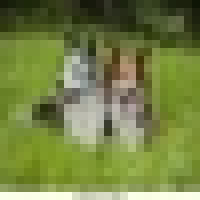
#> input picture resized/cane/OIP-2EvaXk6PG-nKvAfygNts0gHaFKresized.jpg, 25 x 25 px (shown 8 times larger); its folder holds 4 pictures in this run
$ python 'PCA Based Image Classifier.py'
#> lines starting #> are read from the running program, lines starting #| are printed output that depends on the picture
#!/usr/bin/env python
# coding: utf-8

# In[1206]:

'''Shreyash Shrivastava
    1001397477'''

from PIL import Image
import numpy as np
import matplotlib.pyplot as plt
import pandas as pd
import glob


def open_imgs_set(path, matrix):
#> called with path = 'resized/cane/*.jpg'
    count = 0
    for filename in glob.glob(path):
        # 3-D array from an image
        img_data_3d = np.asarray(Image.open(filename))
#> img_data_3d is the input picture: shape (25, 25, 3); mean R, G, B 116.6, 129.7, 68.5
        if img_data_3d.shape == (25, 25, 3):
            # From 3-D array to 1-D array: converting single image into 1-D array of size n (int this case n=154587)
            img_data_1d = img_data_3d.ravel()
#> img_data_1d = 1875 values, max 255 at index 1801, min 4 at index 578, mean 105
            #  Preparing matrix n_photo*154587
            matrix.append(img_data_1d)
            if count == 400:
                break
            count += 1
    return matrix


def get_X_Y_values(filename, label):  # PCA Dimesnsion Reduction for each dataset
    pca_data = []
    x = []

    x = open_imgs_set(filename, x)

    pca_data.append(x)

    pca_data = np.array(pca_data)

    # print(len(pca_data[0][0,:])) # Extracting a row (20 X 20 X 3)
    # print(len(pca_data[0][:,0])) # Extracting a col (number of images)

    row_length = len(pca_data[0][0, :])  # 1200
    col_length = len(pca_data[0][:, 0])  # images = 3

    # Computing the d dimensional mean vector
    mean_vector = []
    for y in range(len(pca_data[0][:, 0])):
        mean_vector.append(np.mean(pca_data[0][y, :]))

    # Computing the scatter matrix
    scatter_matrix = np.zeros((row_length, row_length))
#> scatter_matrix: shape (1875, 1875) float64; every value is 0
    for i in range(pca_data.shape[1]):
        scatter_matrix += (pca_data[:, i].reshape(row_length, 1) - mean_vector).dot(
            (pca_data[:, i].reshape(row_length, 1) - mean_vector).T)
#> this loop made 4 passes
#> pass 1, in get_X_Y_values, `scatter_matrix += (pca_data[:, i].reshape(row_length, 1) - mean_vector..`:
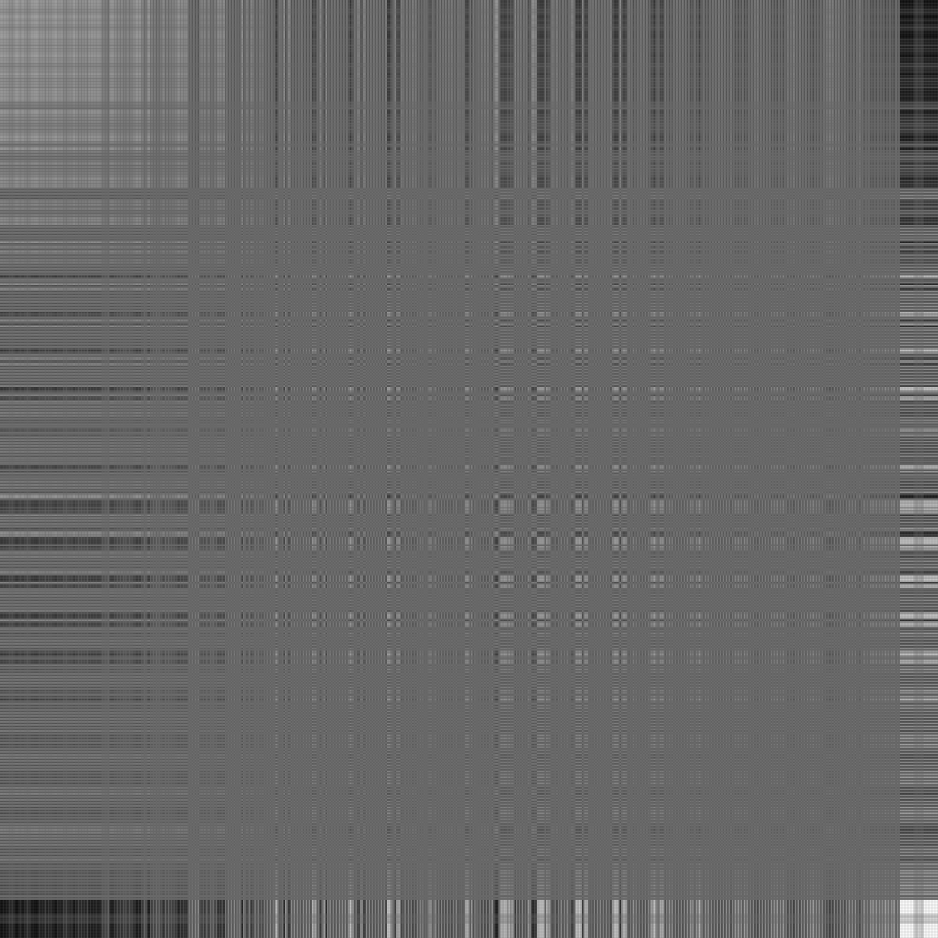
#> scatter_matrix: shape (1875, 1875) float64 (shown at 1/2 size); min -59128.6, max 90044.2, mean 1750.6; drawn with min black and max white
#> pass 2, in get_X_Y_values, `scatter_matrix += (pca_data[:, i].reshape(row_length, 1) - mean_vector..`:
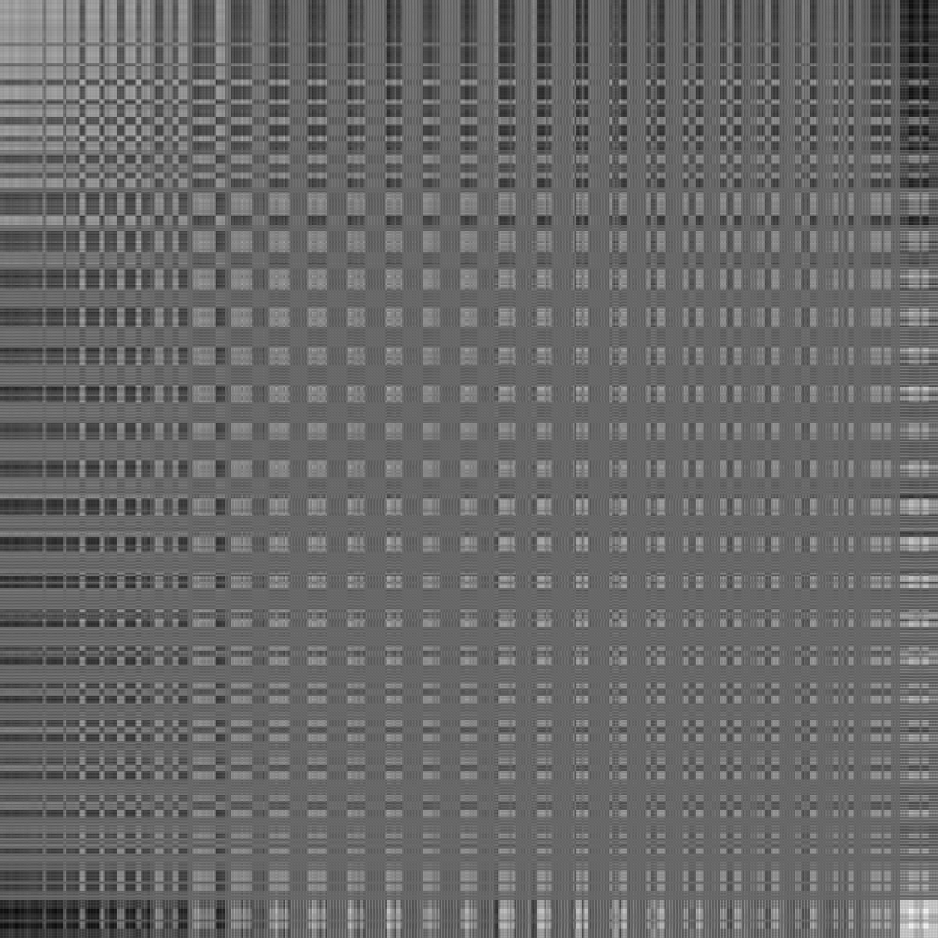
#> scatter_matrix: shape (1875, 1875) float64 (shown at 1/2 size); min -85956.9, max 133558.4, mean 4547; drawn with min black and max white
#> pass 3, in get_X_Y_values, `scatter_matrix += (pca_data[:, i].reshape(row_length, 1) - mean_vector..`:
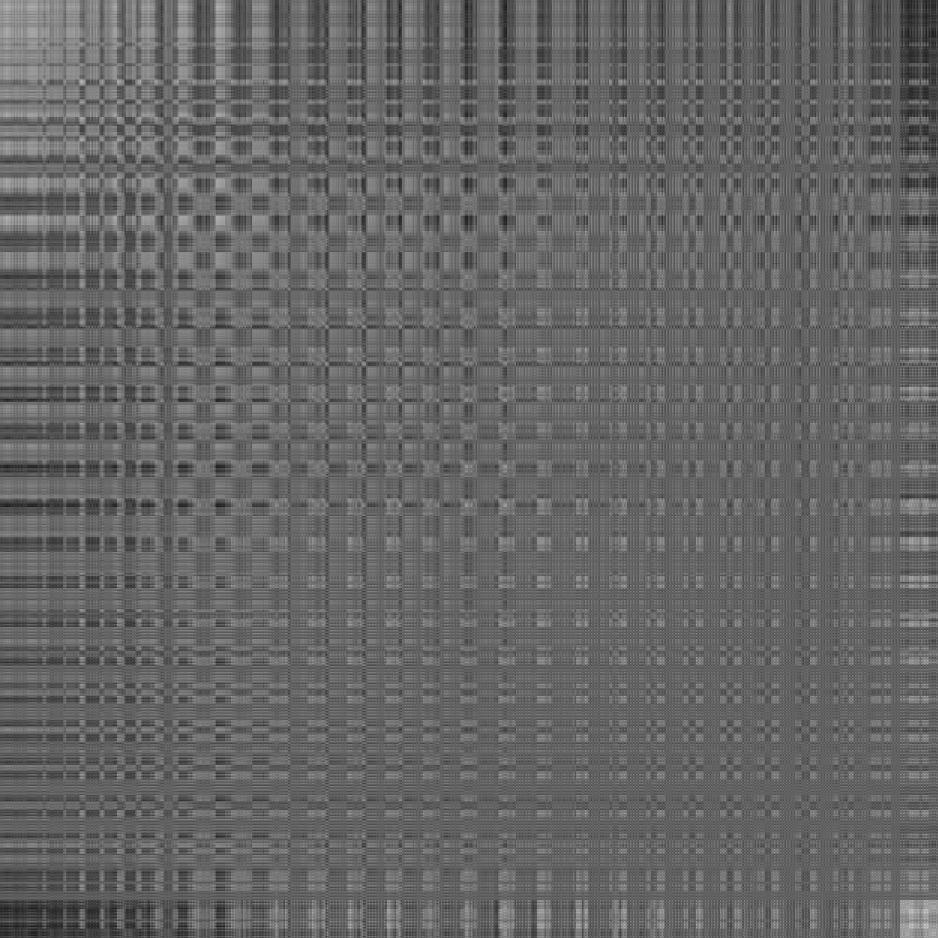
#> scatter_matrix: shape (1875, 1875) float64 (shown at 1/2 size); min -123908.7, max 214096.8, mean 11060.4; drawn with min black and max white
#> after the loop:
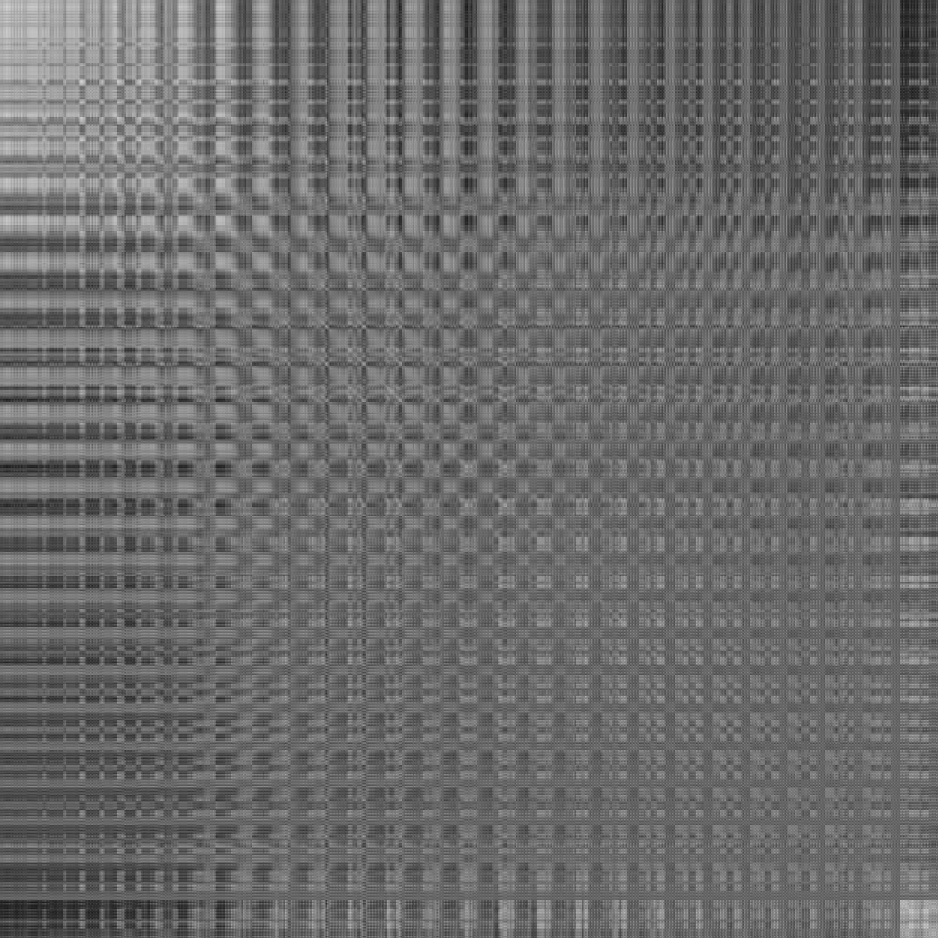
#> scatter_matrix: shape (1875, 1875) float64 (shown at 1/2 size); min -133174.7, max 215848.7, mean 13935.4; drawn with min black and max white
    # print('Scatter Matrix:\n', scatter_matrix)

    # Computing the eigenvectors and eigenvalues from the scatter matrix
    eig_val_sc, eig_vec_sc = np.linalg.eigh(scatter_matrix)
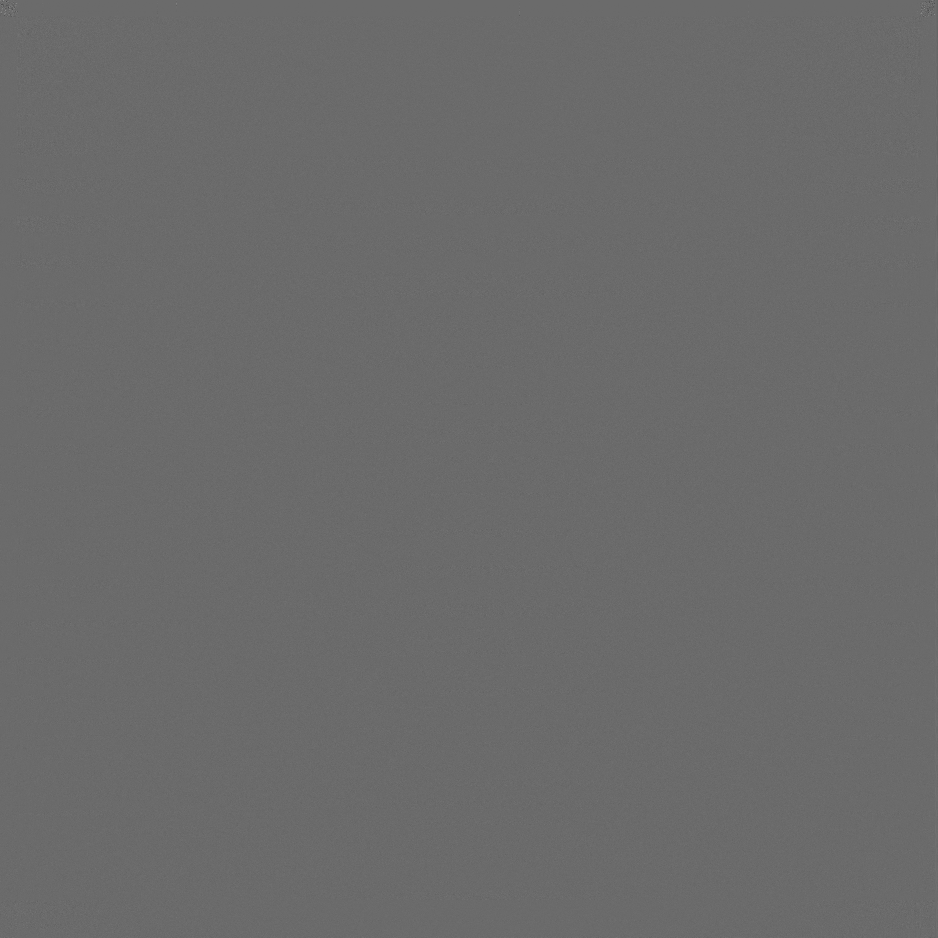
#> eig_vec_sc: shape (1875, 1875) float64 (shown at 1/2 size); min -0.71, max 0.98, mean 1.15e-05; drawn with min black and max white

    # Getting eigen pairs and sorting them
    eig_pairs = [(np.abs(eig_val_sc[i]), eig_vec_sc[:, i]) for i in range(len(eig_val_sc))]
    eig_pairs.sort(key=lambda x: x[0], reverse=True)

    # Choosing K eigen vectors with largest values (3PC's)
    matrix_w = np.hstack((eig_pairs[0][1].reshape(row_length, 1), eig_pairs[1][1].reshape(row_length, 1),
                          eig_pairs[2][1].reshape(row_length, 1)))

    # Transforming the samples onto a new subspace
    # print(matrix_w.shape)
    transformed = matrix_w.T.dot(pca_data[0].transpose())
    data = transformed.transpose()

    dataset = pd.DataFrame({'X': data[:, 0], 'Y': data[:, 1], 'Z': data[:, 2], 'Class': label})
    return dataset


# [9 lines of commented-out code are left out]

dataset_dog = get_X_Y_values('resized/cane/*.jpg', 'D')
dataset_elephant = get_X_Y_values('resized/elefante/*.jpg', 'E')
#> (the run stopped early here; a loop or call above may not have finished)
